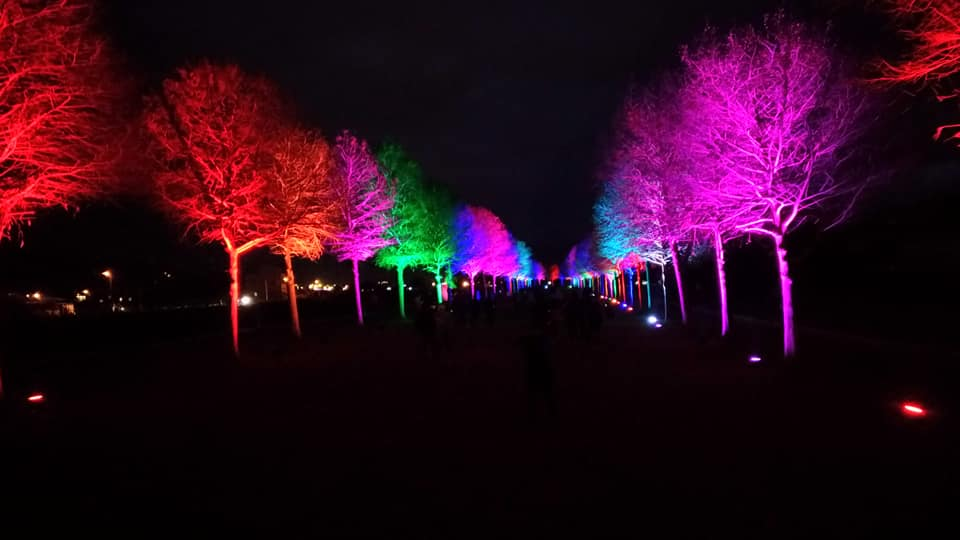
#> input picture Ch06_監督式學習-分類/tree.jpg, 960 x 540 px
$ jupyter execute opencv02.ipynb
#> lines starting #> are read from the running program, lines starting #| are printed output that depends on the picture
[cell 1]
import numpy as np
import cv2
import matplotlib.pyplot as plt

[cell 2]
img = cv2.imread('tree.jpg')
#> img is the input picture: shape (540, 960, 3); mean B, G, R 26.2, 9.7, 42.4
plt.imshow(img)
plt.show()

[cell 3]
img2 = cv2.resize(img, (80,40))
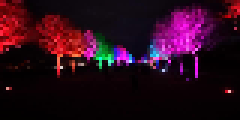
#> img2: shape (40, 80, 3) (shown 3 times larger); mean B, G, R 26.4, 10, 42.7
plt.imshow(img2)
plt.show()

[cell 4]
px = img[100,100]
#> px = [7, 3, 78]
print(px)
#| [ 7  3 78]

[cell 5]
blue = img[100,100,0]# BGR[0],即只讀藍色
#> blue = 7
print(blue)
#| 7
